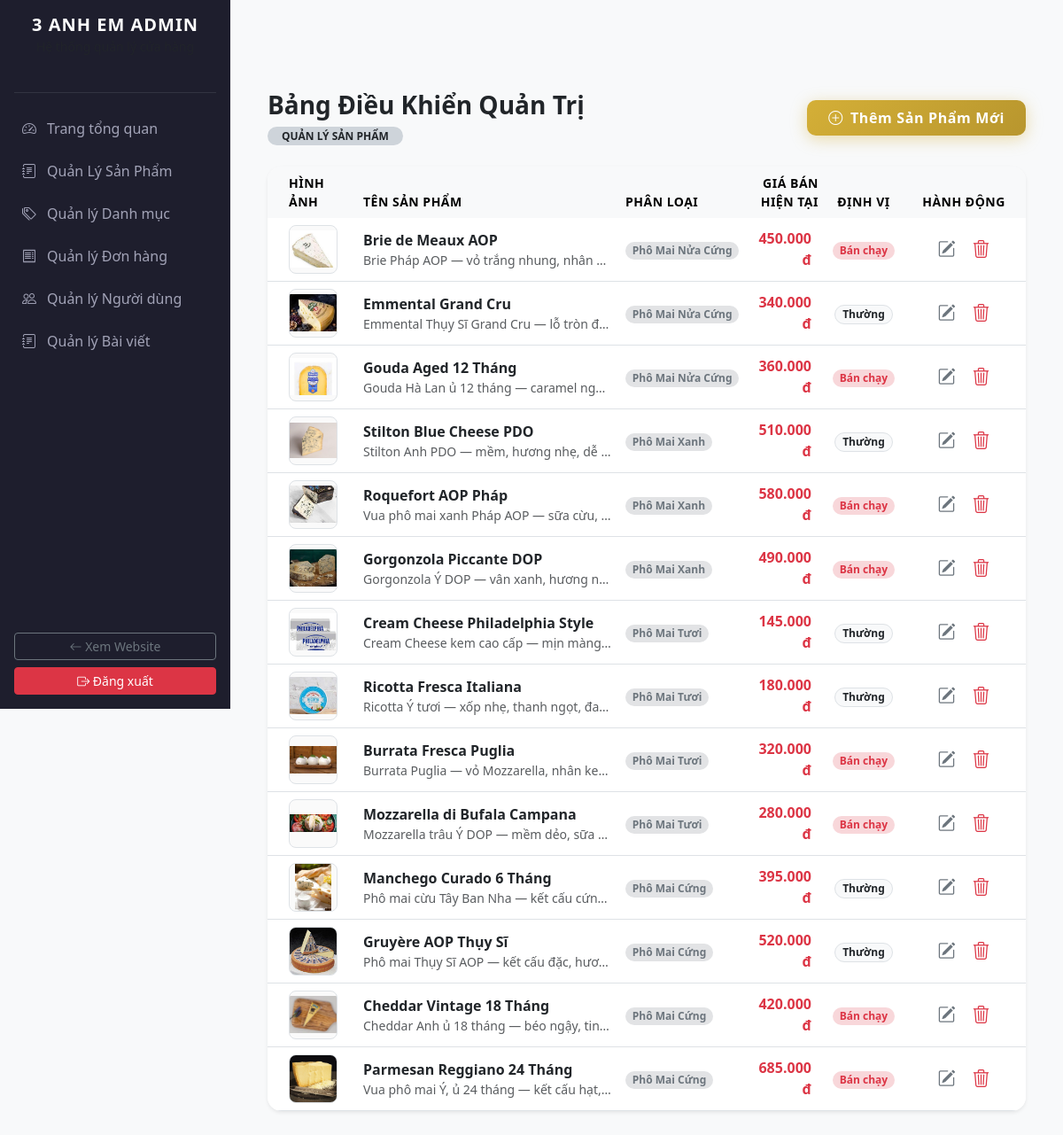
/phomai3anhem/admin/admin-products.php, run on an earlier commit of the app's database.
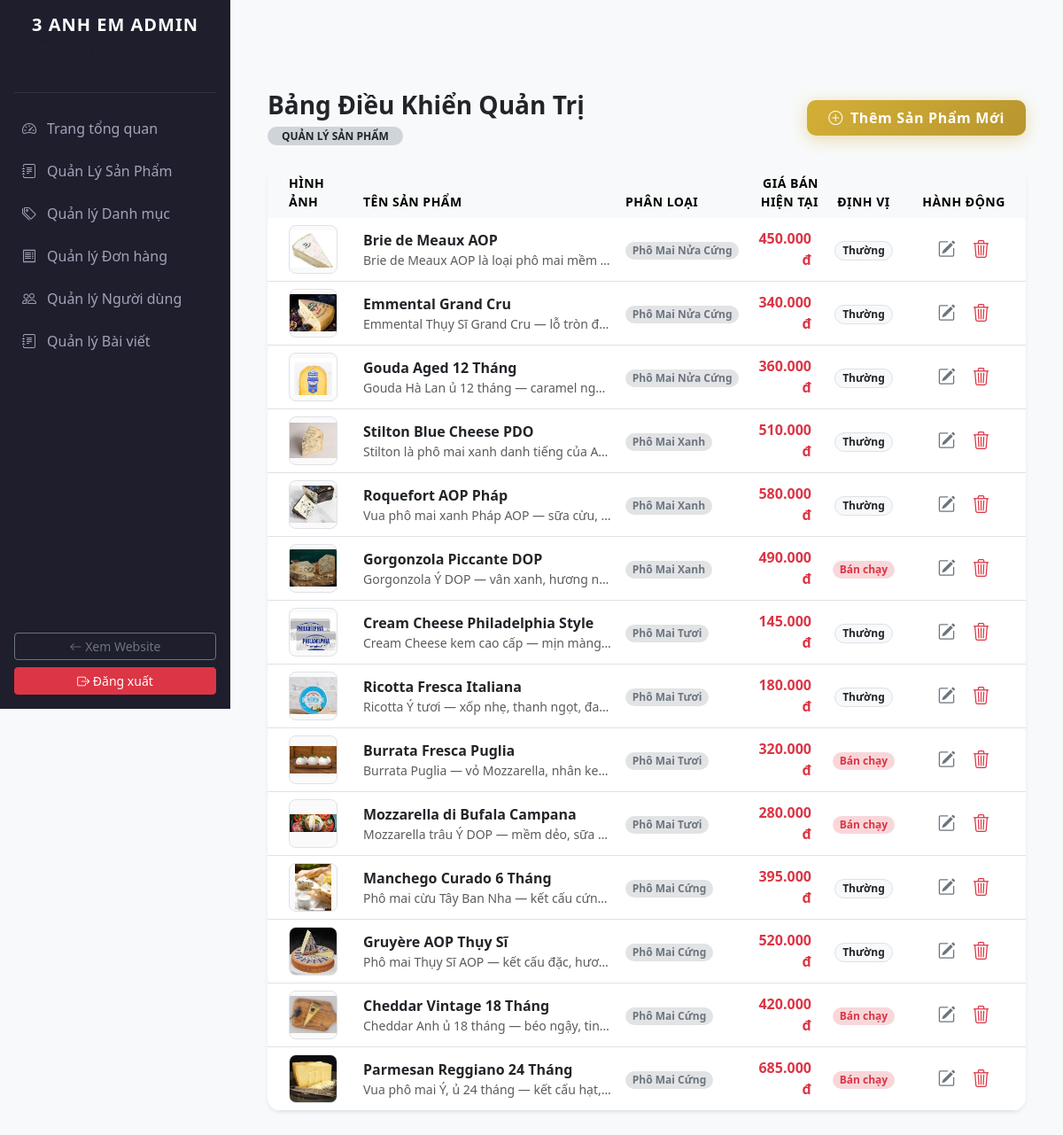
And on a later commit of the database.
### tables this page shows
CREATE TABLE `products` (
  `id` int(10) UNSIGNED NOT NULL,
  `category_id` int(10) UNSIGNED NOT NULL,
  `name` varchar(200) NOT NULL,
  `slug` varchar(220) NOT NULL,
  `description` text DEFAULT NULL,
  `short_desc` varchar(300) DEFAULT NULL,
  `price` decimal(12,0) NOT NULL,
  `original_price` decimal(12,0) DEFAULT NULL,
  `stock` int(10) UNSIGNED NOT NULL DEFAULT 0,
  `weight_gram` int(10) UNSIGNED DEFAULT NULL,
  `origin` varchar(100) DEFAULT NULL,
  `image` varchar(255) DEFAULT NULL,
  `is_featured` tinyint(1) NOT NULL DEFAULT 0,
  `is_active` tinyint(1) NOT NULL DEFAULT 1,
  `created_at` datetime NOT NULL DEFAULT current_timestamp(),
  `updated_at` datetime NOT NULL DEFAULT current_timestamp() ON UPDATE current_timestamp()
);

CREATE TABLE `categories` (
  `id` int(10) UNSIGNED NOT NULL,
  `name` varchar(100) NOT NULL,
  `slug` varchar(120) NOT NULL,
  `description` text DEFAULT NULL,
  `icon` varchar(50) DEFAULT NULL,
  `created_at` datetime NOT NULL DEFAULT current_timestamp()
);

### phomai3anhem/admin/admin-products.php (the view, shortened to what this page needs)
<?php
include_once '../config/db.php';
include_once 'includes/header.php';
$stmt_prods = $pdo->query("SELECT p.*, c.name AS category_name FROM products p
                           LEFT JOIN categories c ON p.category_id = c.id
                           ORDER BY p.id DESC");
$products = $stmt_prods->fetchAll();
?>
<div class="container my-5 pt-4">
    <div class="d-flex justify-content-between align-items-center mb-4">
        <div>
            <h3 class="fw-bold text-dark mb-1">Bảng Điều Khiển Quản Trị</h3>
            <span class="badge bg-dark-subtle text-dark rounded-pill px-3 py-1.5 small text-uppercase">Quản lý sản phẩm</span>
        </div>
        <button class="btn btn-gold px-4 py-2 text-white" onclick="openAddModal()">
            <i class="bi bi-plus-circle me-2"></i>Thêm Sản Phẩm Mới
        </button>
    </div>
    <div class="card border-0 shadow-sm rounded-4 overflow-hidden bg-white">
        <div class="table-responsive">
            <table class="table table-hover align-middle mb-0">
                <thead class="table-light text-secondary small text-uppercase" style="letter-spacing: 0.5px;">
                    <tr>
                        <th class="border-0 ps-4" style="width: 100px;">Hình ảnh</th>
                        <th class="border-0">Tên Sản Phẩm</th>
                        <th class="border-0">Phân Loại</th>
                        <th class="border-0 text-end">Giá Bán hiện tại</th>
                        <th class="border-0 text-center">Định Vị</th>
                        <th class="border-0 text-center" style="width: 140px;">Hành động</th>
                    </tr>
                </thead>
                <tbody>
                    <?php if (count($products) > 0): ?>
                        <?php foreach ($products as $prod): ?>
                            <tr>
                                <td class="ps-4">
                                    <img src="../assets/img/<?= !empty($prod['image']) ? $prod['image'] : 'default.jpg'; ?>"
                                         class="rounded-3 border" style="width: 55px; height: 55px; object-fit: contain; background: #fafafa;" alt="<?= htmlspecialchars($prod['name']); ?>">
                                </td>
                                <td>
                                    <div class="fw-bold text-dark mb-0"><?= htmlspecialchars($prod['name']); ?></div>
                                    <small class="text-muted d-block text-truncate" style="max-width: 280px;"><?= htmlspecialchars($prod['short_desc'] ?? 'Chưa cấu hình mô tả cụ thể...'); ?></small>
                                </td>
                                <td>
                                    <span class="badge bg-secondary-subtle text-secondary rounded-pill px-2.5 py-1.5 small">
                                        <?= htmlspecialchars($prod['category_name'] ?? 'Mặc định'); ?>
                                    </span>
                                </td>
                                <td class="text-end fw-bold text-danger fs-6 pe-3">
                                    <?= number_format($prod['price'], 0, ',', '.'); ?> đ
                                </td>
                                <td class="text-center">
                                    <?php if (isset($prod['is_featured']) && $prod['is_featured'] == 1): ?>
                                        <span class="badge bg-danger-subtle text-danger rounded-pill px-2.5 py-1 small fw-bold">Bán chạy</span>
                                    <?php else: ?>
                                        <span class="badge bg-light text-dark rounded-pill px-2.5 py-1 small border">Thường</span>
                                    <?php endif; ?>
                                </td>
                                <td class="text-center">
                                    <div class="btn-group gap-1">
                                        <button class="btn btn-sm btn-outline-secondary rounded-3 border-0 px-2"
                                                onclick='openEditModal(<?= json_encode($prod, JSON_HEX_APOS | JSON_HEX_QUOT); ?>)' title="Chỉnh sửa">
                                            <i class="bi bi-pencil-square fs-5"></i>
                                        </button>
                                        <a href="admin-process.php?action=delete&id=<?= $prod['id']; ?>"
                                           class="btn btn-sm btn-outline-danger rounded-3 border-0 px-2"
                                           onclick="return confirm('Bạn có chắc chắn muốn xóa sản phẩm này hoàn toàn khỏi Database?')" title="Xóa bỏ">
                                            <i class="bi bi-trash3 fs-5"></i>
                                        </a>
                                    </div>
                                </td>
                            </tr>
                        <?php endforeach; ?>
                    <?php else: ?>
                        <tr>
                            <td colspan="6" class="text-center py-5 text-muted small">Cơ sở dữ liệu trống. Hãy nhấn nút phía trên để khởi tạo sản phẩm đầu tiên!</td>
                        </tr>
                    <?php endif; ?>
                </tbody>
            </table>
        </div>
    </div>
</div>
<?php include_once 'includes/footer.php'; ?>

### phomai3anhem/admin/includes/header.php (shortened to what this page needs)
<!DOCTYPE html>
<html lang="vi">
<head>
    <link href="https://cdn.jsdelivr.net/npm/bootstrap@5.3.2/dist/css/bootstrap.min.css" rel="stylesheet">
    <link href="https://cdn.jsdelivr.net/npm/bootstrap-icons@1.11.2/font/bootstrap-icons.min.css" rel="stylesheet">
     <link href="assets/css/style.css" rel="stylesheet">
</head>
<body>
<div class="sidebar d-flex flex-column pt-3">
    <div class="text-center mb-4 px-3">
        <h5 class="text-white fw-bold text-uppercase m-0" style="letter-spacing: 1px;"> 3 Anh Em Admin</h5>
        <small class="text-muted">Hệ thống quản lý cửa hàng</small>
    </div>
    <hr class="border-secondary opacity-25 mx-3">
    <ul class="nav flex-column flex-grow-1">
        <li class="nav-item"><a href="index.php" class="nav-link"><i class="bi bi-speedometer2"></i> Trang tổng quan</a></li>
        <li class="nav-item"><a href="admin-products.php" class="nav-link"><i class="bi bi-journal-text"></i> Quản Lý Sản Phẩm</a></li>
        <li class="nav-item"><a href="admin-categories.php" class="nav-link"><i class="bi bi-tags"></i> Quản lý Danh mục</a></li>
        <li class="nav-item"><a href="orders.php" class="nav-link"><i class="bi bi-receipt"></i> Quản lý Đơn hàng</a></li>
        <li class="nav-item"><a href="admin-users.php" class="nav-link"><i class="bi bi-people"></i> Quản lý Người dùng</a></li>
        <li class="nav-item"><a href="admin-posts.php" class="nav-link"><i class="bi bi-journal-text"></i> Quản lý Bài viết</a></li>
    </ul>
    <div class="p-3 mt-auto">
        <a href="../index.php" class="btn btn-sm btn-outline-secondary w-100 mb-2"><i class="bi bi-arrow-left"></i> Xem Website</a>
        <a href="../logout.php" class="btn btn-sm btn-danger w-100"><i class="bi bi-box-arrow-right"></i> Đăng xuất</a>
    </div>
</div>
<div class="main-content">

### phomai3anhem/admin/includes/footer.php
</div> <script src="https://cdn.jsdelivr.net/npm/bootstrap@5.3.2/dist/js/bootstrap.bundle.min.js"></script>
</body>
</html>

### phomai3anhem/assets/css/style.css (style rules this page uses)
:root { --primary-gold: #E5A93B; --bg-cream: #FDFBF7; --text-charcoal: #2C2C2C; --glass-bg: rgba(255, 255, 255, 0.7); --glass-border: rgba(255, 255, 255, 0.4); --glass-blur: blur(12px); }
body { background-color: var(--bg-cream); color: var(--text-charcoal); font-family: 'Segoe UI', Tahoma, Geneva, Verdana, sans-serif; overflow-x: hidden; }
.btn-gold { background-color: var(--primary-gold); color: #ffffff; border-radius: 30px; padding: 10px 24px; font-weight: 600; border: none; transition: all 0.3s ease; }
.btn-gold { background: linear-gradient(135deg, #d4af37 0%, #b8962e 100%); color: #fff; border: none; border-radius: 10px; font-weight: 600; letter-spacing: 0.04em; transition: all 0.22s ease; box-shadow: 0 4px 18px rgba(212, 175, 55, 0.4); }

### phomai3anhem/admin/includes/header.php (style rules this page uses)
:root { --sidebar-width: 260px; --gold-color: #cca43b; }
body { background-color: #f8f9fa; font-family: 'Segoe UI', system-ui, sans-serif; }
.sidebar { width: var(--sidebar-width); height: 100vh; position: fixed; top: 0; left: 0; background: #1e1e2d; z-index: 1000; transition: all 0.3s; }
.sidebar .nav-link { color: #a2a3b7; padding: 12px 25px; display: flex; align-items: center; gap: 12px; transition: all 0.2s; }
.main-content { margin-left: var(--sidebar-width); padding: 30px; min-height: 100vh; }

### phomai3anhem/admin/admin-products.php (style rules this page uses)
.btn-gold { background-color: #E5A93B; border: none; font-weight: 600; transition: all 0.3s ease; }

What changed in the data, as far as the page shows it:
changed products "Brie de Meaux AOP": short_desc "Brie Pháp AOP — vỏ trắng nhung, nhân…" → "Brie de Meaux AOP là loại phô mai mềm…"; is_featured "Bán chạy" → "Thường"
changed products "Gouda Aged 12 Tháng": is_featured "Bán chạy" → "Thường"
changed products "Stilton Blue Cheese PDO": short_desc "Stilton Anh PDO — mềm, hương nhẹ, dễ…" → "Stilton là phô mai xanh danh tiếng của A…"
changed products "Roquefort AOP Pháp": is_featured "Bán chạy" → "Thường"
